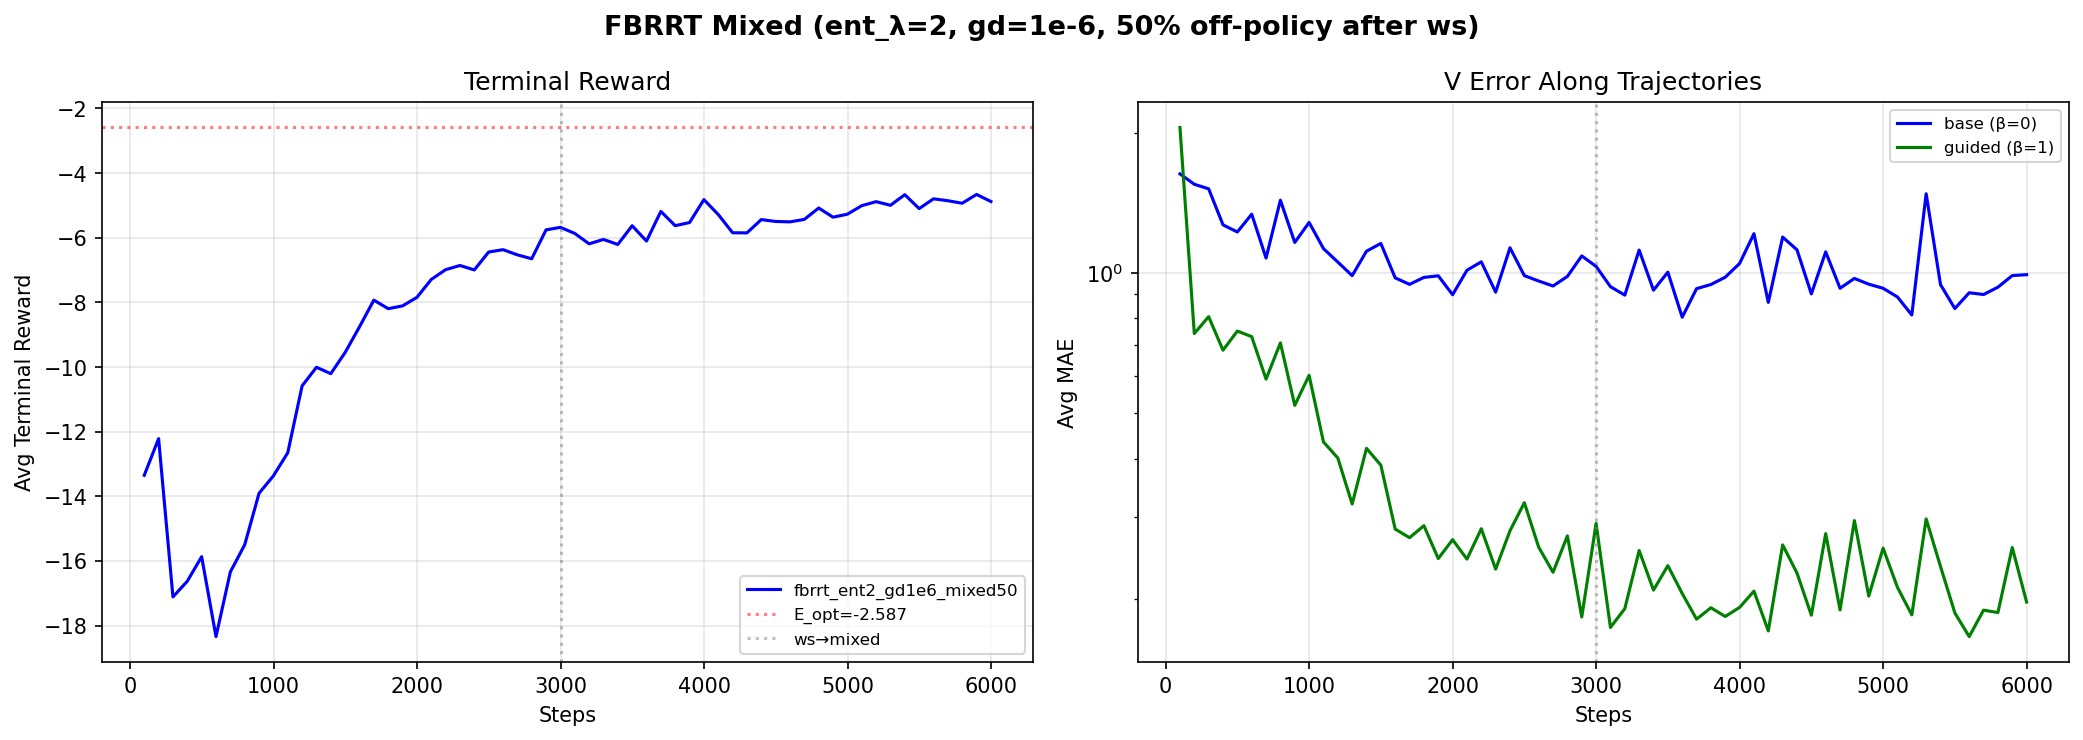

This figure's Python source:
"""
FBRRT with mixed off-policy/on-policy using OnPolicySMCDataset.off_policy_frac.

Single model, single optimizer throughout.
  - Steps 0-3000:    off_policy_frac=1.0 (pure off-policy warm-start)
  - Steps 3000-6000: off_policy_frac=0.5 (50% on-policy FBRRT, 50% off-policy)

Best FBRRT config: entropy_lambda=2, grad_decay=1e-6, EMA=0.999, LR=1e-3
"""

import gc, json, os, shutil, time
from functools import partial
from math import sqrt

import matplotlib
matplotlib.use("Agg")
import matplotlib.pyplot as plt
import numpy as np, pandas as pd, torch, torch.nn as nn
from einops import reduce
from sklearn.datasets import make_moons
from sklearn.mixture import GaussianMixture
from sklearn.preprocessing import StandardScaler
from torch.utils.data import DataLoader, TensorDataset

import lightning as L
from lightning.pytorch.callbacks import Callback, ModelCheckpoint
from lightning.pytorch.loggers import CSVLogger

from diffusion_rl.models.on_policy import OnPolicySMCDataset, OnPolicyValue
from diffusion_rl.modules.resnet_mlp import ValueNetwork

# GMM Setup
X, _ = make_moons(n_samples=10_000, noise=0.05, random_state=42)
scalar = StandardScaler(); X = scalar.fit_transform(X)
clf = GaussianMixture(n_components=100, covariance_type="spherical"); clf.fit(X)
_means = torch.from_numpy(clf.means_).double()
_sigma2 = torch.from_numpy(clf.covariances_).double()
_weights = torch.from_numpy(clf.weights_).double()
_sigmas = torch.sqrt(_sigma2)[:, None]; _weights_col = _weights[:, None]
D = 2; a = 1.0
_c = torch.tensor([1.0, 0.0])
means_np = clf.means_; sigmas_np = np.sqrt(clf.covariances_); weights_np = clf.weights_

class AV(nn.Module):
    def __init__(self, means, sigma2, weights, a=1.0, c=None, D=2):
        super().__init__()
        if c is None: c = torch.tensor([1.0, 0.0])
        self.register_buffer("means", means.float()); self.register_buffer("sigma2", sigma2.float())
        self.register_buffer("weights", weights.float()); self.a = a; self.D = D
        self.register_buffer("c", c.float())
    def _log_Z(self, m, v):
        cc = self.c.double(); d = 1+20*v
        return (-self.D/2*torch.log(d)+(-10*(m**2).sum(-1)+20*(m*cc).sum(-1)+200*v*(cc**2).sum())/d-10*(cc**2).sum())
    def forward(self, x, t):
        x = x.double(); t = t.double().reshape(-1)
        if t.numel() == 1: t = t.expand(x.shape[0])
        t_ = t[:, None]; m = self.means.double(); s2 = self.sigma2.double(); w = self.weights.double()
        dk = t_*s2[None,:]+2*self.a*(1-t_); mm = t_[:,:,None]*m[None,:,:]
        d2 = ((x[:,None,:]-mm)**2).sum(-1); ts = t_+1e-40
        lg = (-self.D/2*torch.log(2*torch.pi*ts*dk)-d2/(2*ts*dk))
        lw = torch.log(w)[None,:]; lpw = lw+lg-torch.logsumexp(lw+lg,dim=1,keepdim=True)
        tV = 2*self.a*(1-t_)*s2[None,:]/dk
        tmu = (s2[None,:,None]*x[:,None,:]+2*self.a*(1-t_)[:,:,None]*m[None,:,:])/dk[:,:,None]
        return torch.logsumexp(lpw+self._log_Z(tmu,tV),dim=1).float()

_anal_vm = AV(_means, _sigma2, _weights, a=a, c=_c, D=D)
def anal_fn(x, t): return _anal_vm(x.cpu(), t.cpu()).to(x.device)

def get_cond_mix(xt, ts, means, sigmas, weights, a):
    n, d = xt.shape; xt_ = xt[...,None]; means_ = means.T[None,...]; ts_ = ts[...,None]
    sigmas_ = sigmas.T; weights_ = weights.T; olw = torch.log(weights_)
    denom = 2*a*(1-ts)+ts*sigmas_**2
    le = -reduce((xt_-means_*ts_)**2,"n d m -> n m","sum")/(2*ts*denom)
    lsf = torch.log(2*a*(1-ts)/denom)*d/2; lrw = olw+le+lsf
    lw = lrw-torch.logsumexp(lrw,dim=1,keepdim=True); lw = torch.where((ts==0),olw,lw)
    nm = (2*a*(1-ts_)*means_+xt_*sigmas_[None,...]**2)/denom[:,None,:]
    return {"log_weights": lw, "means": nm}
def gmm_drift(xt, ts, a):
    ts = ts.reshape(-1,1)
    cond = get_cond_mix(xt,ts,_means.float().to(xt),_sigmas.float().to(xt),_weights_col.float().to(xt),a)
    us = (cond["means"]-xt[:,:,None])/(1-ts[...,None])
    return reduce(torch.exp(cond["log_weights"])[:,None,:]*us,"n d m -> n d","sum")

DEVICE = "mps"
base_drift = lambda x, t: gmm_drift(x, t if t.ndim>=1 else t.unsqueeze(0), a).to(dtype=torch.float)
_rc = _c.clone()
def reward_fn(x): return -10*(x-_rc.to(x)).square().sum(dim=1)
def smc_reward(x, t): return reward_fn(x)
def gmm_sample(n):
    k = np.random.choice(len(weights_np),size=n,p=weights_np)
    return means_np[k]+sigmas_np[k,np.newaxis]*np.random.randn(n,D)

with open("notebooks/analytical_target.json") as f: _at = json.load(f)
E_OPT = _at["E_opt"]
all_rewards = reward_fn(torch.from_numpy(X).float()); max_r = all_rewards.max()
bias_val = (torch.log(torch.mean(torch.exp(all_rewards-max_r)))+max_r).item()
print(f"E_OPT={E_OPT:.4f}")

TOTAL_STEPS = 6000; WS_STEPS = 3000; LOADER_BATCH_SIZE = 256
LOG_DIR = "lightning_logs/fbrrt_mixed"; CKPT_DIR = "checkpoints/fbrrt_mixed"
val_loader = DataLoader(TensorDataset(torch.zeros(1)), batch_size=1)

class TrajCB(Callback):
    def __init__(self, af, n=256, ns=100): super().__init__(); self.af=af; self.n=n; self.ns=ns
    def on_validation_batch_end(self, trainer, pl, outputs, batch, bi):
        if bi>0: return
        dim=pl.hparams.dim; dev=pl.device; n=self.n; dt=1.0/self.ns
        for beta, label in [(0,"base"),(1,"guided")]:
            x=torch.zeros(n,dim,device=dev); ax,at=[x],[torch.zeros(n,device=dev)]
            dfn=partial(pl.drift,beta=beta)
            for st in torch.linspace(0,1,self.ns+1,device=dev)[:-1]:
                tv=st.expand(n); dx=dfn(x,tv)*dt; db=sqrt(2*pl.a*dt)*torch.randn_like(x)
                x=x+dx+db; ax.append(x); at.append(torch.full((n,),float(st)+dt,device=dev))
            ax=torch.cat(ax); at=torch.cat(at)
            with torch.no_grad(): vp=pl.value_module(ax,at); va=self.af(ax,at)
            err=vp-va
            pl.log(f"traj_avg_mae_{label}",err.abs().mean(),prog_bar=False)
            pl.log(f"traj_avg_bias_{label}",err.mean(),prog_bar=False)

class FracScheduleCallback(Callback):
    def __init__(self, dataset, switch_step, new_frac):
        super().__init__()
        self.dataset = dataset; self.switch_step = switch_step
        self.new_frac = new_frac; self.switched = False
    def on_train_batch_start(self, trainer, pl_module, batch, batch_idx):
        if not self.switched and trainer.global_step >= self.switch_step:
            self.dataset.off_policy_frac = self.new_frac
            self.switched = True
            print(f"  [step {trainer.global_step}] off_policy_frac → {self.new_frac}")


# --- Run ---
name = "fbrrt_ent2_gd1e6_mixed50"
print(f"\n{'='*70}")
print(f"  {name}")
print(f"  FBRRT ent_λ=2, gd=1e-6, EMA=0.999, LR=1e-3")
print(f"  Steps 0-{WS_STEPS}: off_policy_frac=1.0")
print(f"  Steps {WS_STEPS}-{TOTAL_STEPS}: off_policy_frac=0.5")
print(f"{'='*70}")

for v in range(3):
    p = f"{LOG_DIR}/{name}/version_{v}"
    if os.path.exists(p): shutil.rmtree(p)

vm = ValueNetwork(D, bias=bias_val)
model = OnPolicyValue(
    base_score_module=base_drift, value_module=vm,
    reward_function=reward_fn, dim=D, a=a, lr=1e-3,
    loss_type="quad", analytical_value_fn=anal_fn,
    ema_decay=0.999, grad_decay=1e-6,
)

ds = OnPolicySMCDataset(
    dim=D, drift=base_drift, value=model.ema, smc_value=smc_reward,
    reward=reward_fn, device=DEVICE, a=a,
    batch_size=32, n_steps=100, mc_samples_per_step=10,
    sampling_method="fbrrt", lambda_eff=0.0,
    branch=4, entropy_lambda=2.0,
    off_policy_frac=1.0,  # start pure off-policy
    generating_function=gmm_sample,
)
loader = DataLoader(ds, batch_size=LOADER_BATCH_SIZE)

traj_cb = TrajCB(anal_fn)
ckpt_cb = ModelCheckpoint(
    dirpath=f"{CKPT_DIR}/{name}", save_last=True, save_top_k=1,
    monitor="val_reward_mean", mode="max", filename="best",
)
frac_cb = FracScheduleCallback(ds, switch_step=WS_STEPS, new_frac=0.5)
logger = CSVLogger(LOG_DIR, name=name, version=0)

trainer = L.Trainer(
    max_steps=TOTAL_STEPS,
    val_check_interval=max(1, TOTAL_STEPS // 60),
    callbacks=[ckpt_cb, traj_cb, frac_cb],
    logger=logger,
    enable_checkpointing=True,
    enable_progress_bar=True,
)

t0 = time.perf_counter()
trainer.fit(model, loader, val_dataloaders=val_loader)
print(f"Elapsed: {(time.perf_counter()-t0)/60:.1f} min")


# --- Results ---
csv = f"{LOG_DIR}/{name}/version_0/metrics.csv"
df = pd.read_csv(csv)
val = df.dropna(subset=["val_reward_mean"])
best = val["val_reward_mean"].max(); final = val["val_reward_mean"].iloc[-1]
bm = df.dropna(subset=["traj_avg_mae_base"]); gm = df.dropna(subset=["traj_avg_mae_guided"])
bf = bm["traj_avg_mae_base"].iloc[-1] if len(bm)>0 else float("nan")
gf = gm["traj_avg_mae_guided"].iloc[-1] if len(gm)>0 else float("nan")
stable = "YES" if abs(final-best)<5 else "no"
print(f"\nResult: best={best:.3f} final={final:.3f} B-MAE={bf:.3f} G-MAE={gf:.3f} stable={stable}")


# --- Plot ---
fig, axes = plt.subplots(1, 2, figsize=(14, 5))
fig.suptitle(f"FBRRT Mixed (ent_λ=2, gd=1e-6, 50% off-policy after ws)", fontsize=13, fontweight="bold")

val = df.dropna(subset=["val_reward_mean"])
axes[0].plot(val["step"].values, val["val_reward_mean"].values, "b-", linewidth=1.5, label=name)
axes[0].axhline(E_OPT, color="red", linestyle=":", linewidth=1.5, alpha=0.5, label=f"E_opt={E_OPT:.3f}")
axes[0].axvline(WS_STEPS, color="gray", linestyle=":", alpha=0.5, label="ws→mixed")
axes[0].set_xlabel("Steps"); axes[0].set_ylabel("Avg Terminal Reward")
axes[0].set_title("Terminal Reward"); axes[0].legend(fontsize=8); axes[0].grid(True, alpha=0.3)

for metric, label, color in [("traj_avg_mae_base", "base (β=0)", "blue"),
                               ("traj_avg_mae_guided", "guided (β=1)", "green")]:
    sub = df.dropna(subset=[metric])
    if len(sub) > 0:
        axes[1].plot(sub["step"].values, sub[metric].values, color=color, linewidth=1.5, label=label)
axes[1].axvline(WS_STEPS, color="gray", linestyle=":", alpha=0.5)
axes[1].set_xlabel("Steps"); axes[1].set_ylabel("Avg MAE")
axes[1].set_title("V Error Along Trajectories"); axes[1].legend(fontsize=8)
axes[1].grid(True, alpha=0.3); axes[1].set_yscale("log")

plt.tight_layout()
plt.savefig("notebooks/fbrrt_mixed_run.png", dpi=150, bbox_inches="tight")
print(f"Saved: notebooks/fbrrt_mixed_run.png")
plt.close()
print("Done.")
